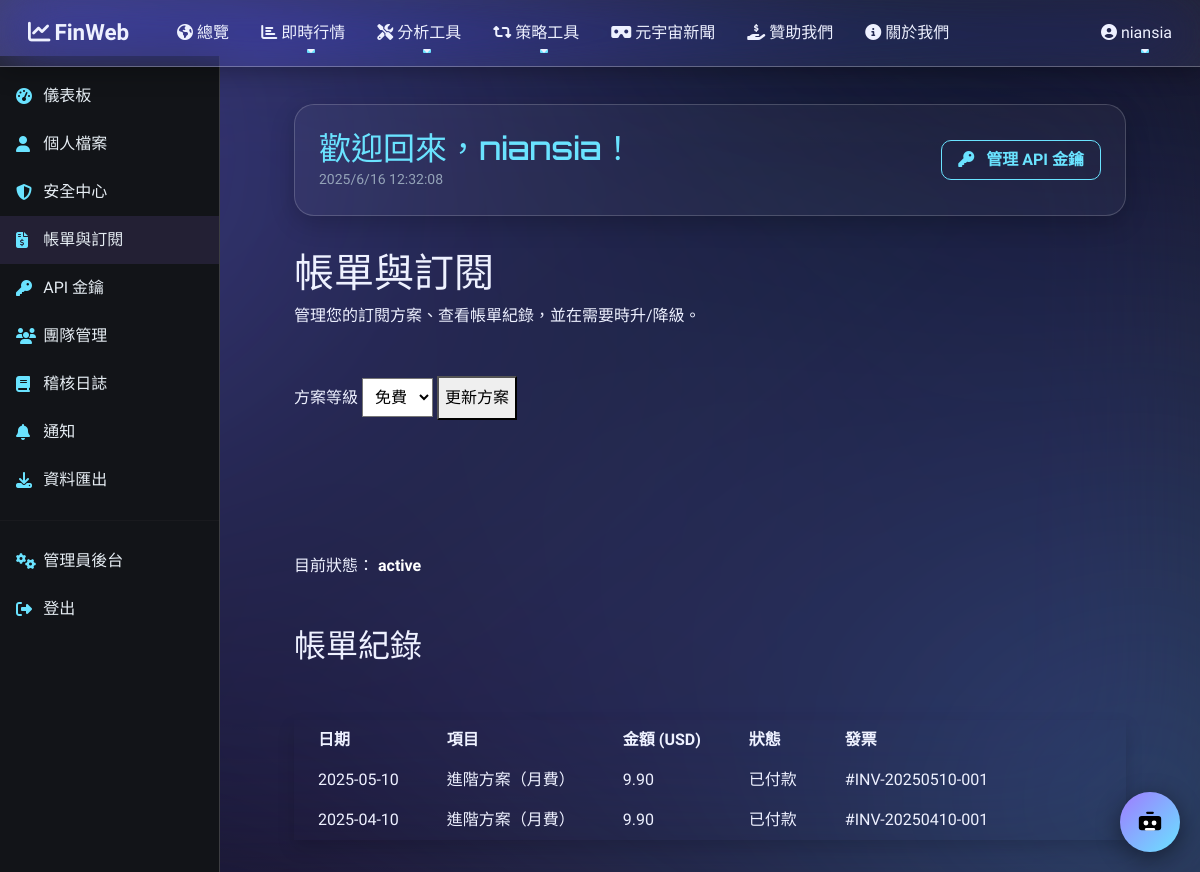
Screenshot of /member/subscription (signed in) with the database file from the repository.
### app.py (models this page shows)
class User(UserMixin, db.Model):
    id                  = db.Column(db.Integer, primary_key=True)
    username            = db.Column(db.String(80),  unique=True, nullable=False)
    _email              = db.Column("email", db.LargeBinary, nullable=False)
    email_hash          = db.Column(db.String(64), unique=True, nullable=False, index=True)
    password            = db.Column(db.String(128), nullable=False)
    created             = db.Column(db.Integer, default=lambda: int(time.time()))
    confirm_code        = db.Column(db.String(6))
    confirm_expire      = db.Column(db.Integer)
    confirmed           = db.Column(db.Boolean, default=False)
    failed_login        = db.Column(db.Integer, default=0)
    locked_until        = db.Column(db.Integer)
    avatar_url          = db.Column(db.String(256))
    timezone            = db.Column(db.String(64), default="UTC")
    language            = db.Column(db.String(8), default="zh-TW")
    last_login          = db.Column(db.Integer)
    membership_level    = db.Column(db.String(32), default="free")
    subscription_status = db.Column(db.String(32), default="inactive")
    two_factor_secret   = db.Column(db.String(64))
    is_admin = db.Column(db.Boolean, default=False, nullable=False)
    @property
    def email(self) -> str:
        try:
            return f.decrypt(self._email).decode()
        except InvalidToken:
            return ""
    @email.setter
    def email(self, val: str):
        self._email = f.encrypt(val.encode())
        self.email_hash = hashlib.sha256(val.encode()).hexdigest()
    email = synonym('_email', descriptor=email)

### app.py (the view, shortened to what this page needs)
@member_bp.route("/subscription", methods=["GET", "POST"])
@login_required
def subscription():
    user = current_user
    form = SubscriptionForm()
    billing_history = [
        {"date": datetime(2025, 5, 10), "item": "進階方案（月費）",
         "amount": 9.9, "status": "已付款", "invoice": "#INV-20250510-001"},
        {"date": datetime(2025, 4, 10), "item": "進階方案（月費）",
         "amount": 9.9, "status": "已付款", "invoice": "#INV-20250410-001"},
    ]
    if request.method == "GET":
        form.membership_level.data = user.membership_level
    return render_template(
        "member/subscription.html",
        form=form,
        status=user.subscription_status,
        billing_history=billing_history,
    )

### app.py
class SubscriptionForm(_F):
    membership_level = SelectField(
        "方案等級",
        choices=[("free","免費"),("pro","進階"),("enterprise","企業")])
    submit           = SubmitField("更新訂閱")

### app.py (called while the page is built)
@login_mgr.user_loader
def load_user(uid: str) -> User | None:
    return db.session.get(User, int(uid))

@app.before_request
def block_bad_ua():
    ua = request.headers.get("User-Agent","").lower()
    if re.search(r"curl|python-requests|scrapy", ua):
        abort(403)

### templates/member/subscription.html (shortened to what this page needs)
{% extends "member/base_member.html" %}
{% block member_content %}
<div class="mb-8">
  <h1 class="text-3xl font-bold text-cyan-200">帳單與訂閱</h1>
  <p class="text-sm text-gray-400">
    管理您的訂閱方案、查看帳單紀錄，並在需要時升/降級。
  </p>
</div>
<form method="POST" class="mb-10 max-w-xs">
  <label class="block text-sm mb-1 text-gray-300">{{ form.membership_level.label }}</label>
  {{ form.membership_level(class="w-full mb-4 bg-white text-black p-2 rounded-lg") }}
  <button type="submit"
          class="w-full py-2 rounded-lg bg-blue-600 hover:bg-blue-700 text-black">
      更新方案
  </button>
</form>
<p class="mb-12 text-gray-400">
  目前狀態：
  <strong class="text-white">{{ status or "inactive" }}</strong>
</p>
<h2 class="text-2xl font-semibold text-cyan-200 mb-4">帳單紀錄</h2>
{% if billing_history %}
<div class="overflow-x-auto rounded-xl shadow">
  <table class="min-w-full text-sm bg-slate-800/60 backdrop-blur">
    <thead class="bg-slate-700 text-gray-200">
      <tr>
        <th class="px-4 py-2 text-left">日期</th>
        <th class="px-4 py-2 text-left">項目</th>
        <th class="px-4 py-2 text-right">金額 (USD)</th>
        <th class="px-4 py-2 text-left">狀態</th>
        <th class="px-4 py-2 text-left">發票</th>
      </tr>
    </thead>
    <tbody>
      {% for row in billing_history %}
      <tr class="border-b border-slate-700/60 hover:bg-slate-700/30">
        <td class="px-4 py-2 whitespace-nowrap">{{ row.date.strftime("%Y-%m-%d") }}</td>
        <td class="px-4 py-2">{{ row.item }}</td>
        <td class="px-4 py-2 text-right">{{ "%.2f"|format(row.amount) }}</td>
        <td class="px-4 py-2">{{ row.status }}</td>
        <td class="px-4 py-2">{{ row.invoice }}</td>
      </tr>
      {% endfor %}
    </tbody>
  </table>
</div>
{% else %}
<p class="text-gray-400">尚無帳單紀錄。</p>
{% endif %}
{% endblock %}

### templates/member/base_member.html (shortened to what this page needs)
{% extends "base.html" %}
{% block content %}
<div id="member-layout">
  <aside id="member-sidebar">
    {% include 'member/_sidebar.html' %}
  </aside>
  <main id="member-main">
    <div class="header-card">
      <div>
        <h2>歡迎回來，{{ current_user.username }}！</h2>
        <small id="now-time"></small>
      </div>
      <div>
        <button class="btn-primary"
                onclick="location.href='{{ url_for('member.api_keys') }}'">
          <i class="fas fa-key me-2"></i> 管理 API 金鑰
        </button>
      </div>
    </div>
    {% block member_content %}{% endblock %}
  </main>
</div>
{% endblock %}

### templates/base.html (shortened to what this page needs)
<!doctype html>
<html lang="zh-Hant">
<head>
  <link href="https://cdn.jsdelivr.net/npm/bootstrap@5.3.3/dist/css/bootstrap.min.css" rel="stylesheet">
  <link href="https://cdn.jsdelivr.net/npm/animate.css@4.1.1/animate.min.css" rel="stylesheet">
  <link href="https://cdnjs.cloudflare.com/ajax/libs/font-awesome/6.4.0/css/all.min.css"
        rel="stylesheet"/>
  <link rel="stylesheet" href="{{ url_for('static', filename='css/style.css') }}"/>
</head>
<body class="{{ body_class|default('') }}">
  <div id="tsparticles"></div>
  <nav class="navbar navbar-expand-lg">
    <div class="container-fluid">
      <a class="navbar-brand fw-bold" href="{{ url_for('home') }}">
        <i class="fas fa-chart-line me-1"></i>FinWeb
      </a>
      <div id="navMenu" class="collapse navbar-collapse">
        {% include 'nav_items.html' %}
        <ul class="navbar-nav ms-auto mb-2 mb-lg-0">
          {% if current_user.is_authenticated %}
            <li class="nav-item dropdown">
              <a class="nav-link dropdown-toggle" href="#" data-bs-toggle="dropdown">
                <i class="fas fa-user-circle me-1"></i>{{ current_user.username }}
              </a>
            </li>
          {% else %}
            <li class="nav-item"><a class="nav-link"
               href="{{ url_for('login') }}">登入</a></li>
            <li class="nav-item"><a class="nav-link"
               href="{{ url_for('register') }}">註冊</a></li>
          {% endif %}
        </ul>
      </div>
    </div>
  </nav>
  <main class="container pt-5 mt-4 animate__animated animate__fadeIn">
    {% block content %}{% endblock %}
  </main>
  <button id="chat-toggle">
    <img src="{{ url_for('static', filename='img/assistant-icon.svg') }}"
         width="26" height="26" alt="">
  </button>
</body>
</html>

### static/css/style.css (style rules this page uses)
body::after { content: ""; position: fixed; inset: 0; background: rgba(159, 123, 255, 0.6); backdrop-filter: blur(30px) saturate(200%); -webkit-backdrop-filter: blur(30px) saturate(200%); z-index: -1; pointer-events: none; }
html, body { height: 100%; margin: 0; background: transparent; color: var(--fin-text); font-family: system-ui, -apple-system, "Noto Sans TC", sans-serif; overflow-x: hidden; }
#tsparticles { position: fixed; inset: 0; pointer-events: none; z-index: -2; }
:root { --fin-green: #00d084; --fin-blue: #015ef7; --fin-dark: #0e1117; --fin-text: #e6edf3; }
.navbar-brand, .nav-link { color: var(--fin-text)!important; }

### templates/base.html (style rules this page uses)
:root { --accent1: #a58bff; --accent2: #5fd8ff; --glass-bg: rgba(255,255,255,0.07); --glass-br: rgba(255,255,255,0.28); --text-light: #eef1ff; }
body:not(.metaverse-page) { margin: 0; color: var(--text-light); background: #0e111d; position: relative; overflow-x: hidden; }
body:not(.metaverse-page)::before { content: ""; position: fixed; inset: 0; z-index: -3; background: linear-gradient(140deg, #131a35 0%, #0e111d 40%, #191328 70%, #1b132e 100%); }
body:not(.metaverse-page)::after { content: ""; position: fixed; inset: -15%; z-index: -2; filter: blur(90px); background: radial-gradient(circle at 15% 25%, rgba(165,139,255,.30) 0%, transparent 60%), radial-gradient(circle at 85% 85%, rgba(95,216,255,.25) 0%, transparent 55%); }
.navbar { position: fixed; top: 0; left: 0; right: 0; z-index: 1100; background: var(--glass-bg); backdrop-filter: blur(30px) saturate(200%); border-bottom: 1px solid var(--glass-br); box-shadow: 0 4px 24px rgba(0,0,0,0.3); transition: background .3s, box-shadow .3s; }
.navbar-brand { padding: .5rem 1rem; font-size: 1.4rem; color: var(--text-light)!important; }
.navbar .nav-link { position: relative; color: var(--text-light)!important; margin: 0 .5rem; padding: .5rem .75rem; }
.navbar .nav-link::after { content: ""; position: absolute; bottom: 0; left: 50%; width: 0; height: 2px; background: var(--accent2); transition: width .3s ease, left .3s ease; border-radius: 1px; }
#chat-toggle { position: fixed; bottom: 20px; right: 20px; width: 60px; height: 60px; border: none; border-radius: 50%; background: linear-gradient(135deg, var(--accent1), var(--accent2)); display: flex; align-items: center; justify-content: center; box-shadow: 0 6px 24px rgba(0,0,0,.45); cursor: pointer; z-index: 1050; }

### templates/member/base_member.html (style rules this page uses)
:root { --bg-main: #0b0e17; --sidebar-bg: #121418; --card-bg: rgba(255,255,255,0.04); --card-border: rgba(255,255,255,0.18); --glass-grad: radial-gradient(140% 160% at 0 0, rgba(255,255,255,0.24) 0%, rgba(255,255,255,0.04) 60%, transparent 100%); --text-primary: #e8ecff; --text-secondary: #94a3b8; --accent1: #9F7BFF; --accent2: #6AE3FF; --highlight-white: rgba(255,255,255,0.12); --pie1: #FF6384; --pie2: #36A2EB; --pie3: #FFCE56; --pie4: #4BC0C0; --pie5: #9966FF; }
body { background: var(--bg-main); color: var(--text-primary); font-family:'Rajdhani',sans-serif; margin:0; padding:0; overflow-x:hidden; }
h1,h2,h3,h4,h5,h6,.metric-title { font-family:'Orbitron',sans-serif; }
#member-sidebar { position:fixed; top:56px; bottom:0; left:0; width:220px; background:var(--sidebar-bg); border-right:1px solid var(--card-border); padding-top:1rem; z-index:100; }
#member-main { margin-left:220px; padding:2rem; display:grid; grid-template-rows:auto auto 1fr; row-gap:2rem; min-height:100vh; }
.header-card { background:var(--card-bg); border:1px solid var(--card-border); border-radius:20px; overflow:hidden; backdrop-filter: blur(18px) saturate(160%); -webkit-backdrop-filter: blur(18px) saturate(160%); box-shadow: 0 8px 24px rgba(0,0,0,0.2); padding:1.5rem; display:flex;justify-content:space-between;align-items:center; transition:.25s; }
.header-card h2 { margin:0; color:var(--accent2) }
.header-card small { color:var(--text-secondary) }
.header-card .btn-primary { background:transparent; border:1px solid var(--accent2); color:var(--accent2); font-weight:600; padding:.45rem 1rem; border-radius:10px; }

### rows the page displays
User: username "niansia", membership_level "免費", subscription_status "active"

### other values shown
{{ row.date.strftime("%Y-%m-%d") }} "2025-05-10" "2025-04-10"
{{ row.item }} "進階方案（月費）" "進階方案（月費）"
{{ "%.2f"|format(row.amount) }} "9.90" "9.90"
{{ row.status }} "已付款" "已付款"
{{ row.invoice }} "#INV-20250510-001" "#INV-20250410-001"
